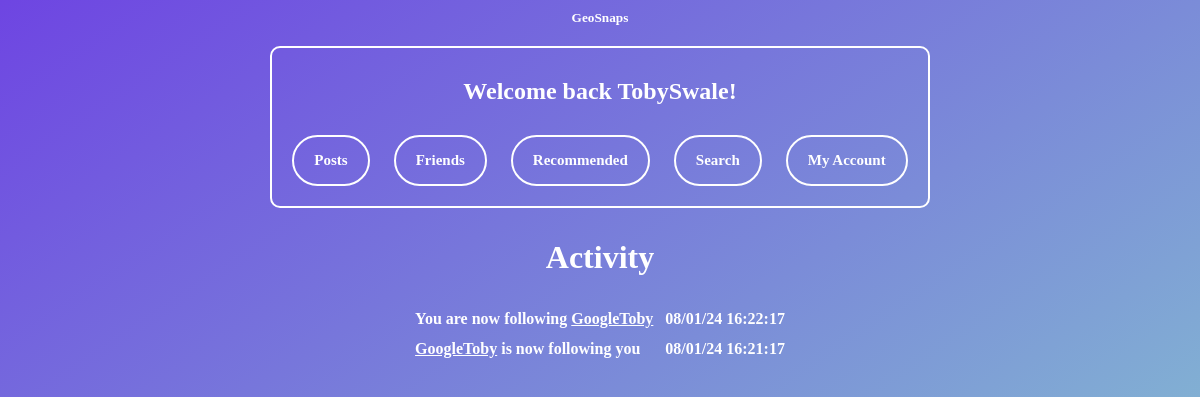
The page /activity (signed in) on the database its author committed.
### tables this page shows
CREATE TABLE "friendrequests" (
	"usersend"	TEXT,
	"userreceive"	TEXT,
	"status"	INTEGER DEFAULT 0
, "timesent"	TEXT);

### main.py (the view)
@web_site.route('/activity', methods=['GET', 'POST'])
def activity():
    msg = ""
    username = session["username"]
    con = sqlite3.connect('database.db')
    con.row_factory = sqlite3.Row
    cursor = con.cursor()
    sql = """SELECT Likes.usersliked, Likes.id, Likes.timesent
       FROM Likes
       JOIN Posts ON Likes.id = Posts.id
       WHERE Posts.user = ?"""
    cursor.execute(sql, (username,))
    rows = cursor.fetchall()
    newrows = []
    for row in rows:
        rowdict = dict(row)
        rowdict['type'] = 'like'
        newrows.append(rowdict)
    con.row_factory = sqlite3.Row
    cursor = con.cursor()
    sql = """SELECT friendrequests.usersend, friendrequests.timesent
           FROM friendrequests
           WHERE friendrequests.userreceive = ? AND status = 2"""
    cursor.execute(sql, (username,))
    rows2 = cursor.fetchall()
    newrows2 = []
    for row in rows2:
        rowdict = dict(row)
        rowdict['type'] = 'follower'
        newrows2.append(rowdict)
    con.row_factory = sqlite3.Row
    cursor = con.cursor()
    sql = "SELECT * FROM friendrequests WHERE userreceive = ? AND status = 1"
    cursor.execute(sql, (username,))
    rows3 = cursor.fetchall()
    newrows3 = []
    for row in rows3:
        rowdict = dict(row)
        rowdict['type'] = 'request'
        newrows3.append(rowdict)
    con.row_factory = sqlite3.Row
    cursor = con.cursor()
    sql = "SELECT * FROM friendrequests WHERE usersend = ? AND status = 2"
    cursor.execute(sql, (username,))
    rows4 = cursor.fetchall()
    newrows4 = []
    for row in rows4:
        rowdict = dict(row)
        rowdict['type'] = 'following'
        newrows4.append(rowdict)
    con.row_factory = sqlite3.Row
    cursor = con.cursor()
    sql = "SELECT * FROM friendrequests WHERE usersend = ? AND status = 1"
    cursor.execute(sql, (username,))
    rows5 = cursor.fetchall()
    newrows5 = []
    for row in rows5:
        rowdict = dict(row)
        rowdict['type'] = 'requestfollowing'
        newrows5.append(rowdict)
    newrows += newrows2
    newrows += newrows3
    newrows += newrows4
    newrows += newrows5
    rowsinsec = []
    for row in newrows:
        getdatetime = datetime.strptime(row["timesent"], "%d/%m/%y %H:%M:%S") #converts to known format
        datetimenow = datetime.now() #Gets time now
        datetimedif = datetimenow - getdatetime #finds dif
        timedif = datetimedif.total_seconds() #converts dif to s
        rowdict = dict(row) #sets var to old dict of row
        rowdict['timedif'] = timedif #adds sec dif to dict
        rowsinsec.append(rowdict) #appends to list
    sortedrows = sorted(rowsinsec, key=lambda x: x.get('timedif'))
    if sortedrows == []:
        msg = "No recent activity"
    return render_template("activity.html", rows=sortedrows, username=username,msg=msg)

### templates/activity.html (shortened to what this page needs)
{% extends 'base.html' %}
{% block content %}
<h1>Activity</h1>
<div class="namelink">
  <table class="centered-table" style="text-align: left;">
    {% for row in rows %}
    <tr>
      {% if row["type"] == "like" %}
        {% if row["usersliked"] != username %}
          <td><a href ='/viewaccount?id={{row["usersliked"]}}'>{{row["usersliked"]}}</a> liked your <a href ='/viewpost?id={{row["id"]}}'>post</a></td>
          <td>{{row["timesent"]}}</td>
        {% endif %}
      {% else %}
        {% if row["type"] == "follower" %}
          <td><a href ='/viewaccount?id={{row["usersend"]}}'>{{row["usersend"]}}</a> is now following you</td>
          <td>{{row["timesent"]}}</td>
        {% elif row["type"] == "request" %}
          <td><a href ='/acceptignore?id={{row["usersend"]}}'>{{row["usersend"]}}</a> has sent you a follow request</td>
          <td>{{row["timesent"]}}</td>
        {% elif row["type"] == "following" %}
          <td>You are now following <a href='/viewaccount?id={{row["userreceive"]}}'>{{row["userreceive"]}}</a></td>
          <td>{{row["timesent"]}}</td>
        {% elif row["type"] == "requestfollowing" %}
          <td>You sent a follow request to <a href='/viewaccount?id={{row["userreceive"]}}'>{{row["userreceive"]}}</a></td>
          <td>{{row["timesent"]}}</td>
        {% endif %}
      {% endif %}
    </tr>
    {% endfor %}
  </table>
</div>
{% endblock %}

### static/style.css (style rules this page uses)
body { background: linear-gradient(to bottom right, #6e45e2, #88d3ce); text-align: center; }
h1 { color:white; font-family:Verdana; }
a { font-weight:bold; text-decoration:none; margin:10px; }
.centered-table { margin: 0 auto; color:white; font-family:Verdana; border: 1px solid transparent; border-spacing: 10px; font-weight:bold; text-align: center; }

### templates/activity.html (style rules this page uses)
.namelink a { text-decoration: underline; color: white; font-family:Verdana; margin: 0; }

### rows shown on the page
friendrequests: userreceive "GoogleToby", timesent "08/01/24 16:22:17"
friendrequests: usersend "GoogleToby", timesent "08/01/24 16:21:17"

### other values the page prints
{{ session["username"] }} "TobySwale"
